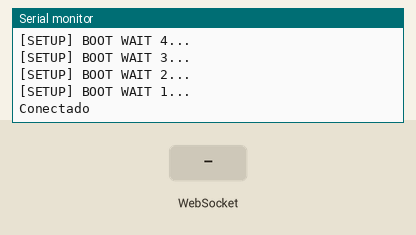
Simulated run of this sketch. Board: ESP8266 (NodeMCU). Shown: the last lines printed to the serial monitor. Inputs (shaded band) come from the test bench. WiFi joins after 1.5 s; servers stay silent unless stated.

Above: at 6.7 s.
6.8 s: WebSocket text "PING" received
At 8.0 s:
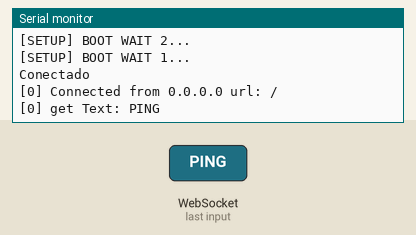
8.3 s: WebSocket text "okpct" received
At 8.7 s:
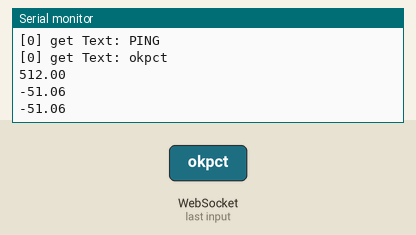
9.8 s: WebSocket text "1" received
At 10.4 s:
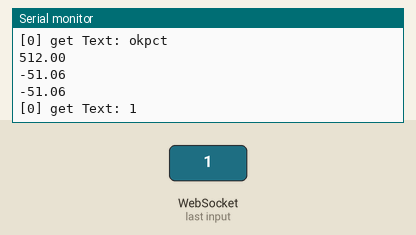
Timing chart, 0 to 12.8 s (numbered marks = the images above; inputs shaded):
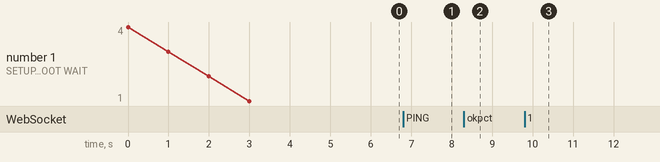

The sketch:

projetoFinal.ino
```cpp
#include <Arduino.h>
#include <ESP8266WiFi.h>
#include <ESP8266WiFiMulti.h>
#include <WebSocketsServer.h>
#include <Hash.h>


ESP8266WiFiMulti WiFiMulti;

WebSocketsServer webSocket = WebSocketsServer(81);
long lastTimeRefresh = 0;
float Vin=5.0;     // [V]
float Raux=10000;  // [ohm]      Resistor auxiliar
float R0=10000;    // [ohm]      valor nominal do RTC a 25ºC

float T0=298.15;   // [K] (25ºC)

float Vout=0.0;    // [V]        Tensão de saída do divisor
float Rout=0.0;    // [ohm]      Valor de resistência do NTC

//Ver Datasheet ou usar um multimetro e medir a resistencia do NTC nas duas temperaturas
float T1=273;      // [K]        Temperatura de calibração 1
float T2=373;      // [K]        Temperatura de calibração 2
float RT1=35563;   // [ohms]     Resistência medida na temperatura de calibração 1
float RT2=549;    // [ohms]     Resistência medida na temperatura de calibração 2
float TempK=0.0;   // [K]        Temperatura de saída em Kelvin
float TempC=0.0;   // [ºC]       Temperatura de saída em °C


double temp()
{
  double val=analogRead(0);
  Serial.println(val);
  double fenya=(val/1023)*5;
  // Ohm Law r/100=fenya/(3.3-fenya)
  double r=fenya/(3.3-fenya)*100;
  double res =( 1/(  log(r/10) /3000 + 1/298.15   )-273.15);
  Serial.println(res);
  return res;

}

void webSocketEvent(uint8_t num, WStype_t type, uint8_t * payload, size_t lenght) {

    switch(type) {
        case WStype_DISCONNECTED:
            Serial.println(" Disconnected!");
            break;
        case WStype_CONNECTED:
            {
                IPAddress ip = webSocket.remoteIP(num);
                Serial.printf("[%u] Connected from %d.%d.%d.%d url: %s\n", num, ip[0], ip[1], ip[2], ip[3], payload);

        // send message to client
        webSocket.sendTXT(num, "ok");
            }
            break;
        case WStype_TEXT:
            Serial.printf("[%u] get Text: %s\n", num, payload);
            long lastTimeRefresh = millis();
            delay(50);
            String text = String((char *) &payload[0]);
            if (text == "PING") {

            webSocket.sendTXT(num, "PONG");

            }else if(text == "okpct"){
              double te = temp();
              String msg = "newpct";

              msg+= te;
              msg+= ":";
              msg+= lastTimeRefresh;
              Serial.println(te);

              webSocket.sendTXT(num, msg);
             }

            // send data to all connected clients
            // webSocket.broadcastTXT("message here");
            break;
    }

}


void setup() {
        // Serial..begin(921600);
    Serial.begin(115200);
    pinMode(0, INPUT);
    //Serial.setDebugOutput(true);
    Serial.setDebugOutput(true);

    Serial.println();
    Serial.println();
    Serial.println();

    for(uint8_t t = 4; t > 0; t--) {
        Serial.printf("[SETUP] BOOT WAIT %d...\n", t);
        Serial.flush();
        delay(1000);
    }

    WiFiMulti.addAP("dulceCasa", "00456Lol");

    while(WiFiMulti.run() != WL_CONNECTED) {
        delay(100);
        Serial.println("Ainda nada");
    }
    Serial.println("Conectado");

    webSocket.begin();
    webSocket.onEvent(webSocketEvent);
}

void loop() {
    webSocket.loop();
}
```

Measured:
- after the input at 6.8 s, the serial monitor: prints a new line at once (image 1)
- after the input at 8.3 s, the serial monitor: prints a new line at once (image 2)
- after the input at 9.8 s, the serial monitor: prints a new line at once (image 3)
